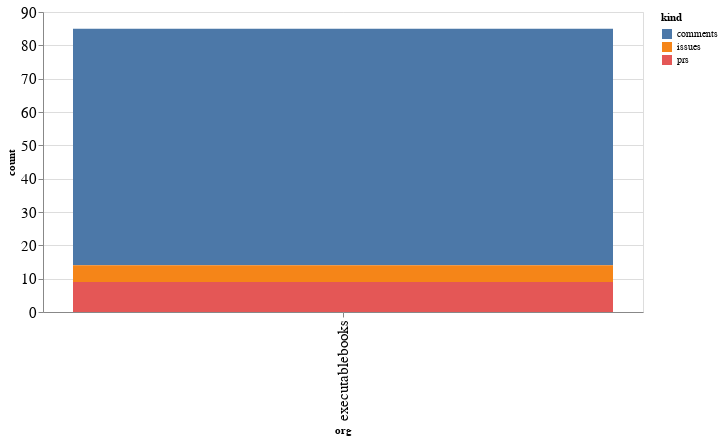

This figure's notebook cell:
### Code cell
alt.Chart(org_summaries, width=600).mark_bar().encode(
    x='org',
    y='count',
    color='kind',
    tooltip="org"
)

### Figure 1 — Vega-Lite specification as saved in the notebook (floating-point values rounded to 4 significant figures)
{"config": {"axisLeft": {"labelFontSize": 15}, "axisBottom": {"labelFontSize": 15}}, "data": {"name": "data-a9f81dbb4fd2875d49cd93dd3bd25304"}, "mark": "bar", "encoding": {"color": {"type": "nominal", "field": "kind"}, "tooltip": {"type": "nominal", "field": "org"}, "x": {"type": "nominal", "field": "org"}, "y": {"type": "quantitative", "field": "count"}}, "width": 600, "$schema": "https://vega.github.io/schema/vega-lite/v4.8.1.json", "datasets": {"data-a9f81dbb4fd2875d49cd93dd3bd25304": [{"org": "executablebooks", "kind": "comments", "count": 71}, {"org": "executablebooks", "kind": "issues", "count": 5}, {"org": "executablebooks", "kind": "prs", "count": 9}]}}
